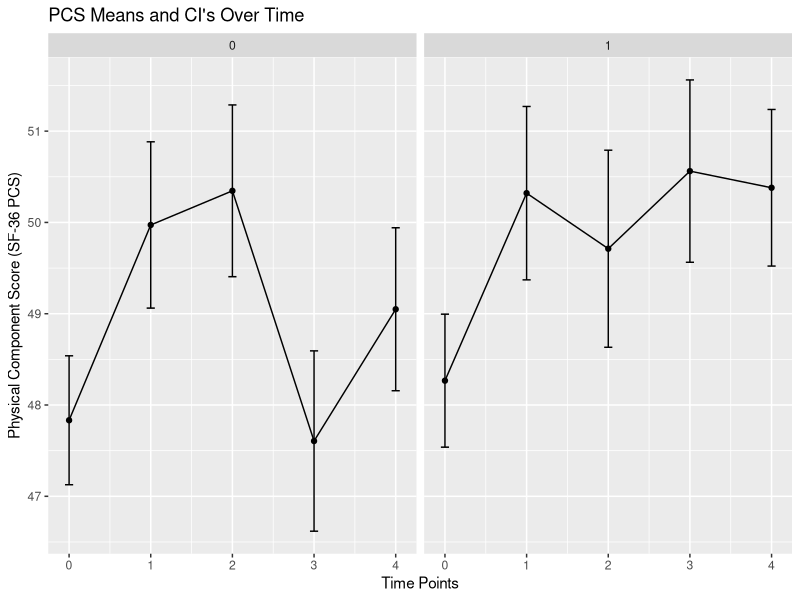

Generate this figure with R:
## ---- chunk 1
knitr::opts_chunk$set(echo = TRUE)
knitr::opts_chunk$set(message = FALSE)
knitr::opts_chunk$set(warning = FALSE)
## ---- chunk 2
library(tidyverse)
library(haven)

helpdat <- haven::read_spss("helpmkh.sav")

h1 <- helpdat %>%
  select(id, treat, pcs, pcs1, pcs2, pcs3, pcs4)
## ---- chunk 3
# restructure into long format
h1long <- h1 %>%
  gather(key=item,
         value=value,
         -c(id,treat))

# rename the variables
names(h1long) <- c("id","treat","pcsitem","pcsvalue")

# add a time variable to long format
h1long <- h1long %>%
  mutate(time=c(rep(0,453),
                rep(1,453),
                rep(2,453),
                rep(3,453),
                rep(4,453)))
## ---- chunk 4
summarySE <- function(data=NULL, measurevar, groupvars=NULL, na.rm=FALSE,
                      conf.interval=.95, .drop=TRUE) {
  library(plyr)
  
  # New version of length which can handle NA's: if na.rm==T, don't count them
  length2 <- function (x, na.rm=FALSE) {
    if (na.rm) sum(!is.na(x))
    else       length(x)
  }
  
  # This does the summary. For each group's data frame, return a vector with
  # N, mean, and sd
  datac <- ddply(data, groupvars, .drop=.drop,
                 .fun = function(xx, col) {
                   c(N    = length2(xx[[col]], na.rm=na.rm),
                     mean = mean   (xx[[col]], na.rm=na.rm),
                     sd   = sd     (xx[[col]], na.rm=na.rm)
                   )
                 },
                 measurevar
  )
  
  # Rename the "mean" column    
  datac <- rename(datac, c("mean" = measurevar))
  
  datac$se <- datac$sd / sqrt(datac$N)  # Calculate standard error of the mean
  
  # Confidence interval multiplier for standard error
  # Calculate t-statistic for confidence interval: 
  # e.g., if conf.interval is .95, use .975 (above/below), and use df=N-1
  ciMult <- qt(conf.interval/2 + .5, datac$N-1)
  datac$ci <- datac$se * ciMult
  
  return(datac)
}
## ---- chunk 5
# remove NA's missing values
h1long_nomiss <- na.omit(h1long)

# see how many values at each time point
table(h1long_nomiss$time)

# get summary stats using the summarySE function
h1se <- summarySE(h1long_nomiss, 
                  measurevar="pcsvalue", 
                  groupvars=c("time","treat"))

# make plot
ggplot(h1se, aes(x=time, y=pcsvalue)) + 
  geom_errorbar(aes(ymin=pcsvalue-se, ymax=pcsvalue+se), width=.1) +
  geom_line() +
  geom_point() +
  xlab("Time Points") +
  ylab("Physical Component Score (SF-36 PCS)") +
  ggtitle("PCS Means and CI's Over Time") +
  facet_wrap(~treat)
## ---- chunk 6
# use nlme package
library(nlme)

lme1 <- lme(pcsvalue ~ time*treat,
            data=h1long,
            random= ~1 | id,
            method="REML",
            na.action=na.omit)

# get summary - model coefficients
# tests coefficients not equal to 0
summary(lme1)

# get anova tables - both
# of these yield type III Sums of Squares
anova.lme(lme1, type="marginal")
car::Anova(lme1, type="III")

# FYI - sequential SS or Type II SS
anova.lme(lme1, type="sequential")
car::Anova(lme1, type="II")
## ---- chunk 7
# flip treat and run again
h1long <- h1long %>%
  mutate(treat_flip = as.numeric(treat==0))

lme2 <- lme(pcsvalue ~ time*treat_flip,
            data=h1long,
            random= ~1 | id,
            method="REML",
            na.action=na.omit)

# get summary - model coefficients
# tests coefficients not equal to 0
summary(lme2)

# get anova tables - both
# of these yield type III Sums of Squares
anova.lme(lme2, type="marginal")
car::Anova(lme2, type="III")
